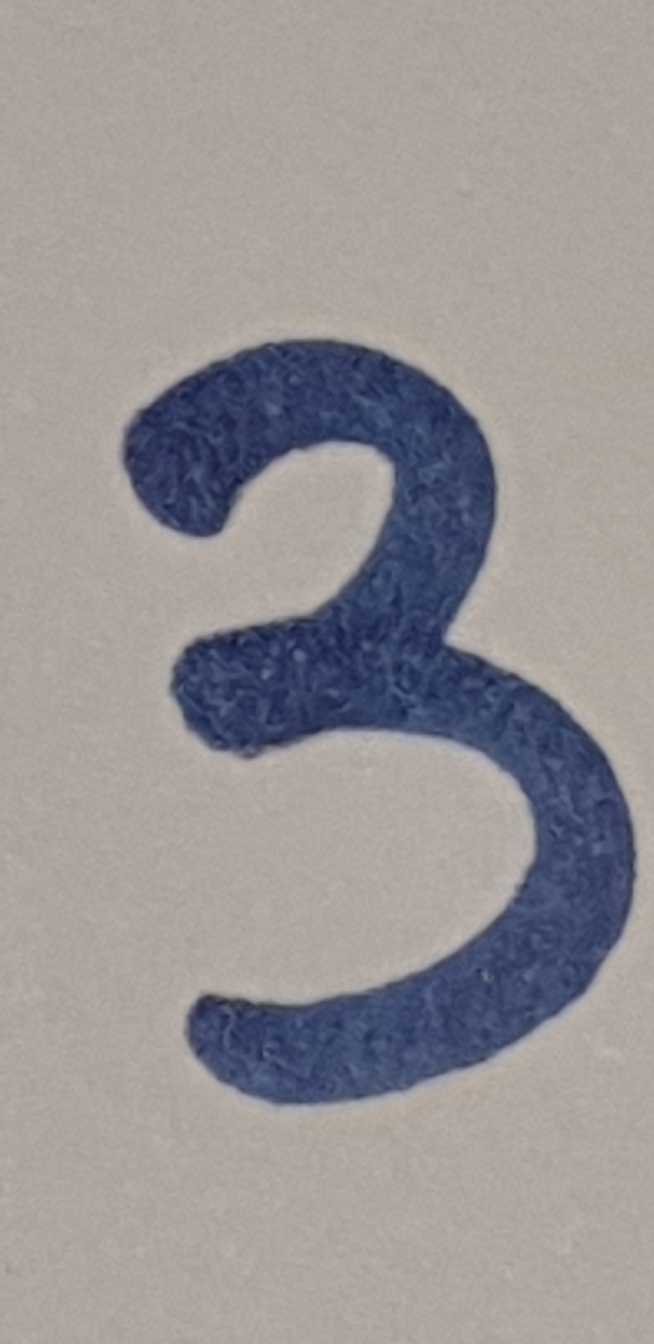
#> input picture DL_course/Image_Classification/Test_0.jpg, 1960 x 4032 px (shown at 1/3 size); its folder holds only this picture in this run
$ python Data_Preperation.py
#> lines starting #> are read from the running program, lines starting #| are printed output that depends on the picture
import cv2
import glob
import numpy as np
import os
import shutil
from matplotlib import pyplot as plt
image_paths = sorted(glob.glob('*.jpg'))
print("There are ",len(image_paths), "images")

if not(os.path.isdir('PreProcessed')):
    os.mkdir('PreProcessed')
    print("PreProcessed folder made")
else:
    shutil.rmtree('PreProcessed')
    os.mkdir('PreProcessed')
    print("PreProcessed folder remade")

for i, image_path in enumerate(image_paths):
    img = cv2.imread(image_path)
#> img is the input picture: shape (4032, 1960, 3); mean B, G, R 148.5, 147.8, 152.8
    img = cv2.cvtColor(img, cv2.COLOR_BGR2GRAY)
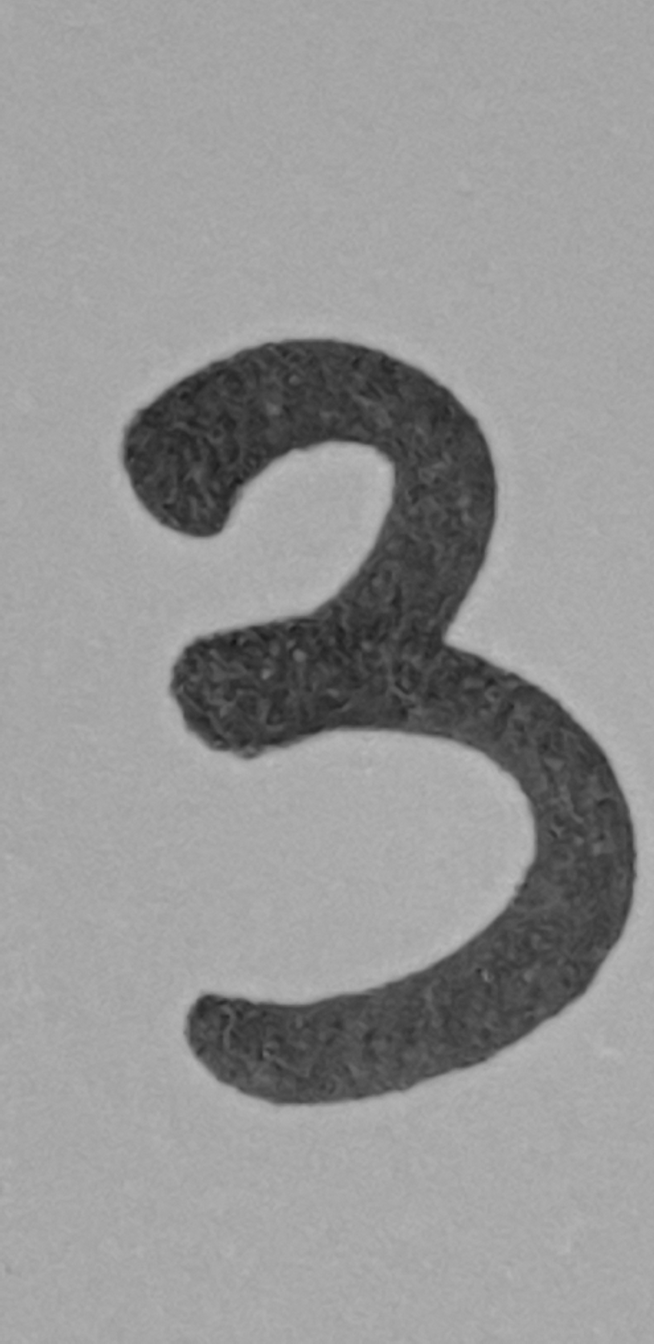
#> img: shape (4032, 1960) (shown at 1/3 size); min 21, max 190, mean 149.4
    img = cv2.resize(img, (28, 28), interpolation=cv2.INTER_AREA)
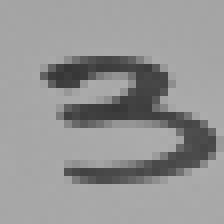
#> img: shape (28, 28) (shown 8 times larger); min 54, max 173, mean 149.4
    th = 255 - img
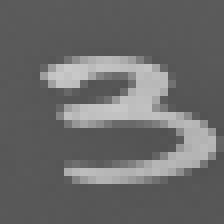
#> th: shape (28, 28) (shown 8 times larger); min 82, max 201, mean 105.6
    cv2.imwrite(f'PreProcessed/Preprocessed_{i}.jpg', th)

$ run again, on DL_course/Image_Classification/Test_1.jpg
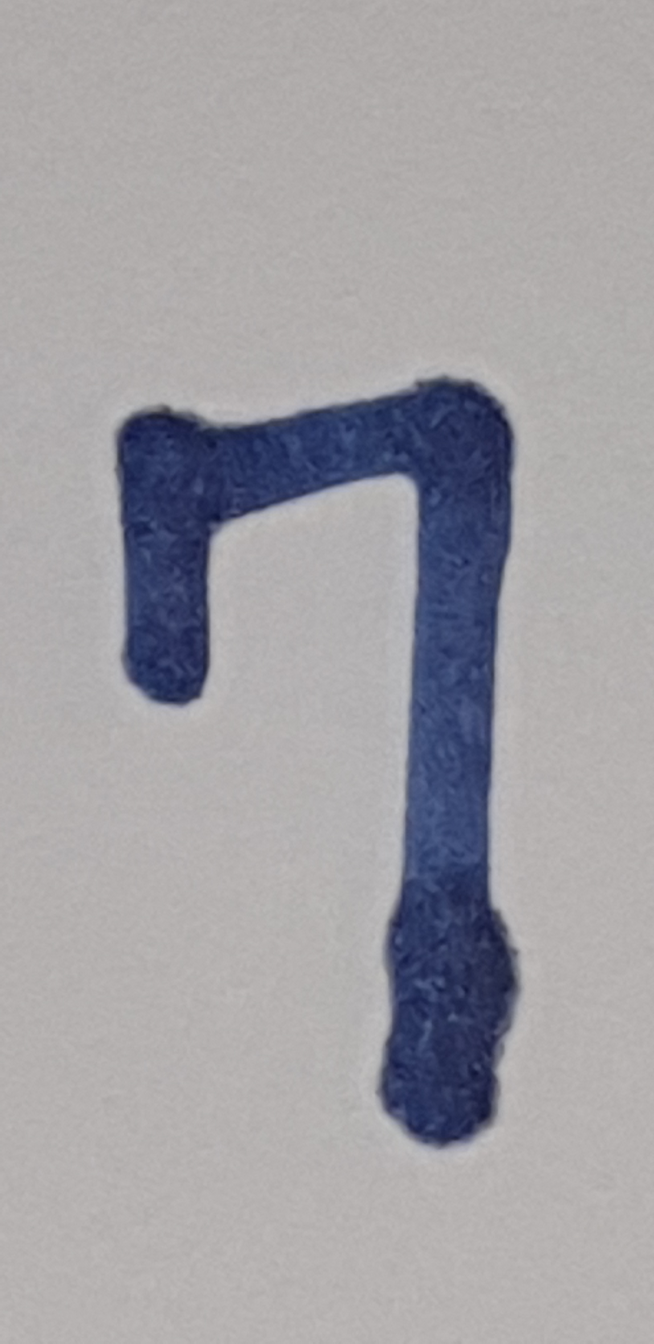
#> input picture DL_course/Image_Classification/Test_1.jpg, 1960 x 4032 px (shown at 1/3 size)
#> img is the input picture: shape (4032, 1960, 3); mean B, G, R 165, 160.4, 161.9
#> `img = cv2.resize(img, (28, 28), interpolation=cv2.INTER_AREA)`:
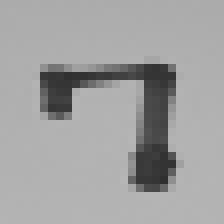
#> img: shape (28, 28) (shown 8 times larger); min 47, max 182, mean 161.3
#> `th = 255 - img`:
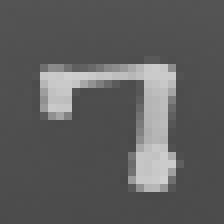
#> th: shape (28, 28) (shown 8 times larger); min 73, max 208, mean 93.7

$ run again, on DL_course/Image_Classification/Test_2.jpg
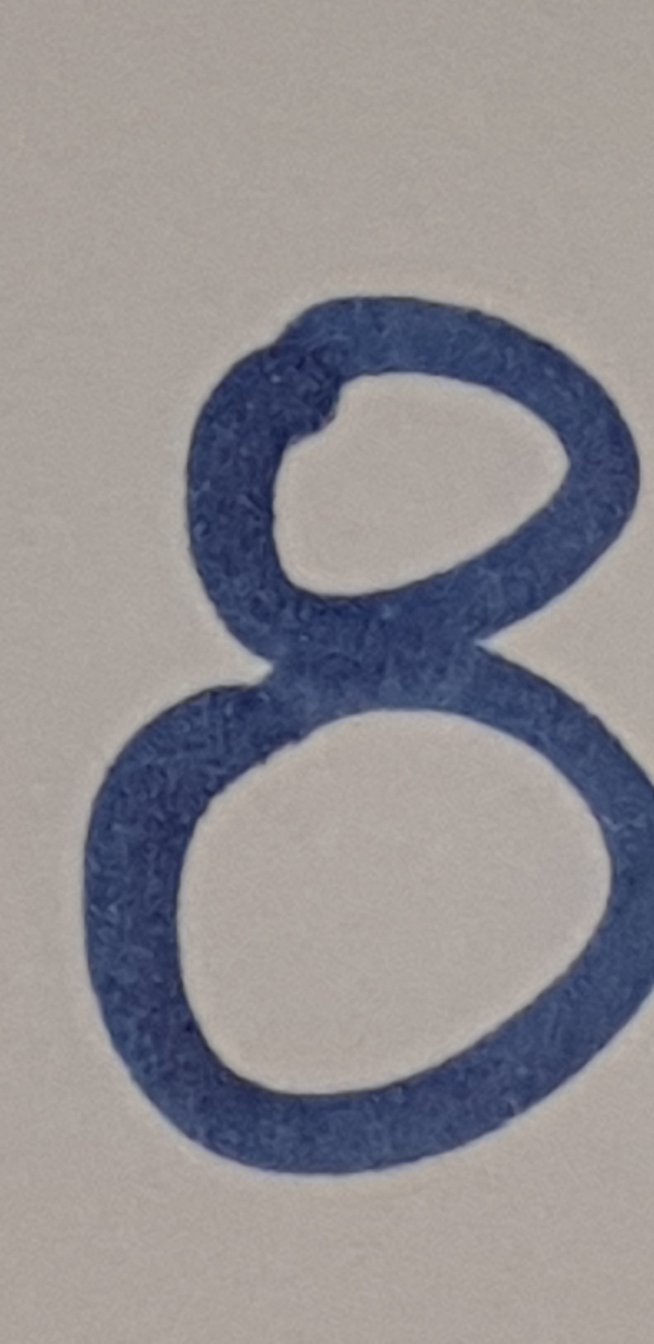
#> input picture DL_course/Image_Classification/Test_2.jpg, 1960 x 4032 px (shown at 1/3 size)
#> img is the input picture: shape (4032, 1960, 3); mean B, G, R 145.1, 141.7, 145
#> `img = cv2.resize(img, (28, 28), interpolation=cv2.INTER_AREA)`:
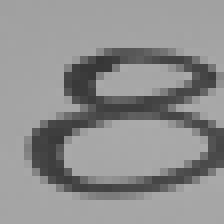
#> img: shape (28, 28) (shown 8 times larger); min 54, max 171, mean 142.9
#> `th = 255 - img`:
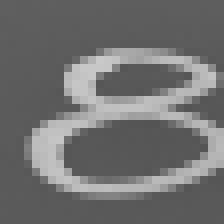
#> th: shape (28, 28) (shown 8 times larger); min 84, max 201, mean 112.1

$ run again, on DL_course/Image_Classification/Test_3.jpg
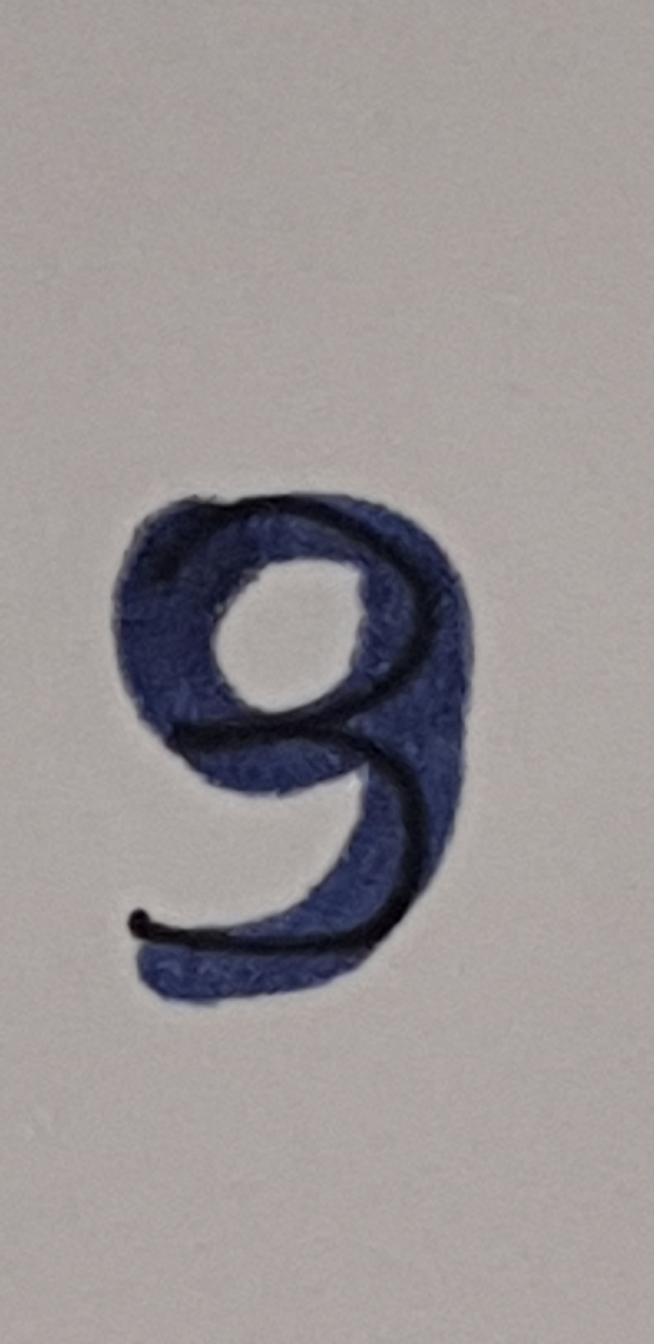
#> input picture DL_course/Image_Classification/Test_3.jpg, 1960 x 4032 px (shown at 1/3 size)
#> img is the input picture: shape (4032, 1960, 3); mean B, G, R 148.9, 148.5, 154.3
#> `img = cv2.resize(img, (28, 28), interpolation=cv2.INTER_AREA)`:
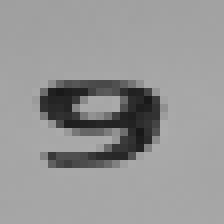
#> img: shape (28, 28) (shown 8 times larger); min 24, max 172, mean 150.2
#> `th = 255 - img`:
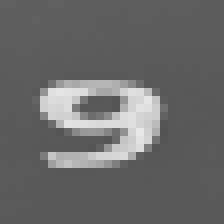
#> th: shape (28, 28) (shown 8 times larger); min 83, max 231, mean 104.8
